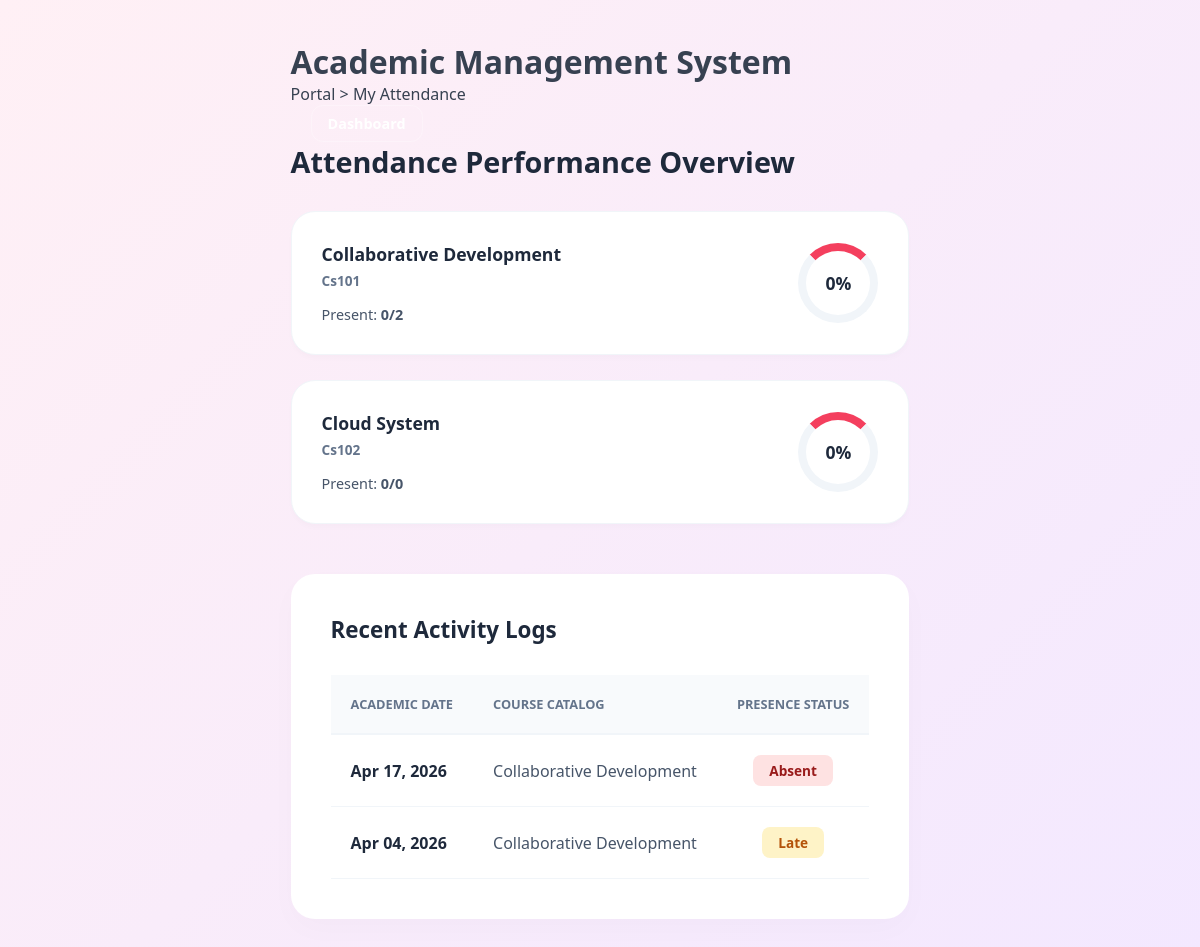
Screenshot of /public/view_attendance.php (signed in) with the database file from the repository.
### tables this page shows
CREATE TABLE `attendance` (
  `id` int(11) NOT NULL,
  `student_id` int(11) NOT NULL,
  `course_id` int(11) NOT NULL,
  `attendance_date` date NOT NULL,
  `status` enum('Present','Absent','Late') DEFAULT 'Present'
);

CREATE TABLE `courses` (
  `id` int(11) NOT NULL,
  `course_name` varchar(100) NOT NULL,
  `course_code` varchar(20) NOT NULL,
  `teacher_id` int(11) DEFAULT NULL
);

### public/view_attendance.php (the view, shortened to what this page needs)
<?php
require_once '../includes/db.php';
include_once '../includes/header.php';
$userId = $_SESSION['user_id'];
try {
    $stmt = $pdo->prepare("SELECT id FROM students WHERE user_id = ?");
    $stmt->execute([$userId]);
    $studentId = $stmt->fetchColumn();
    $stmt = $pdo->prepare("
        SELECT
            c.course_name,
            c.course_code,
            COUNT(a.id) as total_days,
            SUM(CASE WHEN a.status = 'Present' THEN 1 ELSE 0 END) as present_days,
            SUM(CASE WHEN a.status = 'Late' THEN 1 ELSE 0 END) as late_days
        FROM courses c
        JOIN enrollments e ON c.id = e.course_id
        LEFT JOIN attendance a ON (c.id = a.course_id AND a.student_id = ?)
        WHERE e.student_id = ?
        GROUP BY c.id
    ");
    $stmt->execute([$studentId, $studentId]);
    $courseStats = $stmt->fetchAll();
    $stmt = $pdo->prepare("
        SELECT a.*, c.course_name, c.course_code
        FROM attendance a
        JOIN courses c ON a.course_id = c.id
        WHERE a.student_id = ?
        ORDER BY a.attendance_date DESC
        LIMIT 50
    ");
    $stmt->execute([$studentId]);
    $attendanceLogs = $stmt->fetchAll();
} catch (PDOException $e) {
    echo "Data error: " . $e->getMessage();
    exit();
}
?>
<div class="dashboard-container">
    <header class="dashboard-header">
        <div class="header-brand">
            <h1>Academic Management System</h1>
            <p>Portal > My Attendance</p>
        </div>
        <div class="header-icons" style="margin-left: 20px; display: flex; gap: 15px; align-items: center;">
            <a href="student_dashboard.php" style="color: #fff; text-decoration: none; font-weight: 700; font-size: 0.9rem; padding: 8px 16px; border: 1px solid rgba(255,255,255,0.3); border-radius: 12px;">Dashboard</a>
        </div>
    </header>
    <main class="main-content">
        <h2 style="font-size: 1.8rem; color: #1e293b; font-weight: 800; margin-bottom: 30px;">Attendance Performance Overview</h2>
        <div style="display: grid; grid-template-columns: repeat(auto-fill, minmax(300px, 1fr)); gap: 25px; margin-bottom: 50px;">
            <?php foreach ($courseStats as $course): ?>
                <?php
                $percentage = ($course['total_days'] > 0) ? round(($course['present_days'] / $course['total_days']) * 100) : 0;
                $statusColor = ($percentage >= 75) ? '#10b981' : (($percentage >= 50) ? '#f59e0b' : '#f43f5e');
                ?>
                <div style="background: #fff; padding: 30px; border-radius: 24px; box-shadow: 0 4px 6px -1px rgba(0,0,0,0.02); border: 1px solid #f1f5f9; display: flex; align-items: center; justify-content: space-between;">
                    <div>
                        <h3 style="font-size: 1.1rem; color: #1e293b; font-weight: 800; margin-bottom: 5px;"><?php echo htmlspecialchars($course['course_name']); ?></h3>
                        <p style="font-size: 0.85rem; color: #64748b; font-weight: 700;"><?php echo htmlspecialchars($course['course_code']); ?></p>
                        <p style="margin-top: 15px; font-size: 0.9rem; color: #475569;">Present: <strong><?php echo $course['present_days']; ?>/<?php echo $course['total_days']; ?></strong></p>
                    </div>
                    <div style="width: 80px; height: 80px; border-radius: 50%; border: 8px solid #f1f5f9; border-top-color: <?php echo $statusColor; ?>; display: flex; align-items: center; justify-content: center;">
                        <span style="font-weight: 800; color: #1e293b; font-size: 1.1rem;"><?php echo $percentage; ?>%</span>
                    </div>
                </div>
            <?php endforeach; ?>
        </div>
        <section style="background: #fff; border-radius: 24px; padding: 40px; box-shadow: 0 10px 30px rgba(0,0,0,0.02);">
            <h3 style="font-size: 1.4rem; color: #1e293b; font-weight: 800; margin-bottom: 30px;">Recent Activity Logs</h3>
            <div class="table-container">
                <table style="width: 100%; border-collapse: collapse;">
                    <thead style="background: #f8fafc;">
                        <tr>
                            <th style="padding: 20px; text-align: left; color: #64748b; font-weight: 700; text-transform: uppercase; font-size: 0.8rem; border-bottom: 2px solid #f1f5f9;">Academic Date</th>
                            <th style="padding: 20px; text-align: left; color: #64748b; font-weight: 700; text-transform: uppercase; font-size: 0.8rem; border-bottom: 2px solid #f1f5f9;">Course Catalog</th>
                            <th style="padding: 20px; text-align: center; color: #64748b; font-weight: 700; text-transform: uppercase; font-size: 0.8rem; border-bottom: 2px solid #f1f5f9;">Presence Status</th>
                        </tr>
                    </thead>
                    <tbody>
                        <?php if (empty($attendanceLogs)): ?>
                            <tr><td colspan="3" style="padding: 40px; text-align: center; color: #94a3b8;">No attendance traces found in the system.</td></tr>
                        <?php else: ?>
                            <?php foreach ($attendanceLogs as $log): ?>
                                <tr style="border-bottom: 1px solid #f1f5f9;">
                                    <td style="padding: 20px; font-weight: 700; color: #1e293b;"><?php echo date('M d, Y', strtotime($log['attendance_date'])); ?></td>
                                    <td style="padding: 20px; color: #475569;"><?php echo htmlspecialchars($log['course_name']); ?></td>
                                    <td style="padding: 20px; text-align: center;">
                                        <?php
                                        $chipClass = strtolower($log['status']);
                                        ?>
                                        <span class="status-chip <?php echo $chipClass; ?>" style="display: inline-block; padding: 6px 16px; border-radius: 8px; font-size: 0.85rem; font-weight: 800;">
                                            <?php echo $log['status']; ?>
                                        </span>
                                    </td>
                                </tr>
                            <?php endforeach; ?>
                        <?php endif; ?>
                    </tbody>
                </table>
            </div>
        </section>
    </main>
</div>
<?php include_once '../includes/footer.php'; ?>

### assets/css/style.css (style rules this page uses)
* { margin: 0; padding: 0; box-sizing: border-box; font-family: system-ui, sans-serif; }
body { background: linear-gradient(135deg, #fff0f5, #f3e8ff); color: #374151; display: flex; justify-content: center; padding: 40px 20px; min-height: 100vh; }

### public/view_attendance.php (style rules this page uses)
.status-chip.absent { background: #fee2e2; color: #991b1b; }
.status-chip.late { background: #fef3c7; color: #b45309; }

### rows the page displays
attendance: attendance_date "Apr 17, 2026", course.course_name "Collaborative Development", status "Absent"
attendance: attendance_date "Apr 04, 2026", course.course_name "Collaborative Development", status "Late"

### other values shown
$course['course_name'] "Collaborative Development"
$course['course_code'] "Cs101"
$course['present_days'] "0"
$course['total_days'] "2"
$percentage "0"
$course['course_name'] "Cloud System"
$course['course_code'] "Cs102"
$course['total_days'] "0"
